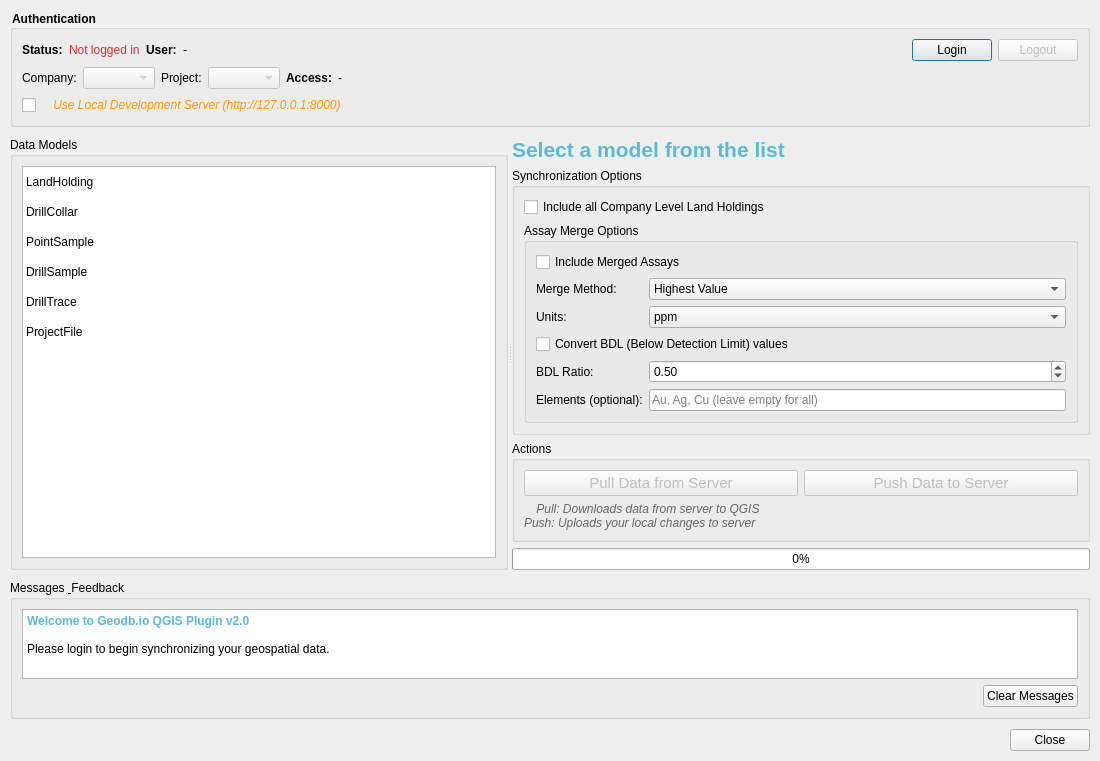
<?xml version="1.0" encoding="UTF-8"?>
<ui version="4.0">
 <class>GeodbModernDialog</class>
 <widget class="QDialog" name="GeodbModernDialog">
  <property name="geometry">
   <rect>
    <x>0</x>
    <y>0</y>
    <width>1100</width>
    <height>750</height>
   </rect>
  </property>
  <property name="windowTitle">
   <string>Geodb.io - Data Synchronization</string>
  </property>
  <property name="windowIcon">
   <iconset resource="../resources.qrc">
    <normaloff>:/plugins/geodb/icons/database-fill-check.svg</normaloff>:/plugins/geodb/icons/database-fill-check.svg</iconset>
  </property>
  <layout class="QVBoxLayout" name="mainLayout">
   <property name="spacing">
    <number>10</number>
   </property>
   <property name="leftMargin">
    <number>10</number>
   </property>
   <property name="topMargin">
    <number>10</number>
   </property>
   <property name="rightMargin">
    <number>10</number>
   </property>
   <property name="bottomMargin">
    <number>10</number>
   </property>
   
   <!-- AUTHENTICATION PANEL AT TOP -->
   <item>
    <widget class="QGroupBox" name="authGroupBox">
     <property name="title">
      <string>Authentication</string>
     </property>
     <property name="styleSheet">
      <string notr="true">QGroupBox { font-weight: bold; }</string>
     </property>
     <layout class="QVBoxLayout" name="authLayout">
      
      <!-- Login Status Row -->
      <item>
       <layout class="QHBoxLayout" name="statusLayout">
        <item>
         <widget class="QLabel" name="statusLabel">
          <property name="text">
           <string>Status:</string>
          </property>
          <property name="styleSheet">
           <string notr="true">font-weight: bold;</string>
          </property>
         </widget>
        </item>
        <item>
         <widget class="QLabel" name="statusValue">
          <property name="text">
           <string>Not logged in</string>
          </property>
          <property name="styleSheet">
           <string notr="true">color: #d32f2f;</string>
          </property>
         </widget>
        </item>
        <item>
         <widget class="QLabel" name="userLabel">
          <property name="text">
           <string>User:</string>
          </property>
          <property name="styleSheet">
           <string notr="true">font-weight: bold;</string>
          </property>
         </widget>
        </item>
        <item>
         <widget class="QLabel" name="userValue">
          <property name="text">
           <string>-</string>
          </property>
         </widget>
        </item>
        <item>
         <spacer name="horizontalSpacer">
          <property name="orientation">
           <enum>Qt::Horizontal</enum>
          </property>
          <property name="sizeHint" stdset="0">
           <size>
            <width>40</width>
            <height>20</height>
           </size>
          </property>
         </spacer>
        </item>
        <item>
         <widget class="QPushButton" name="loginButton">
          <property name="text">
           <string>Login</string>
          </property>
          <property name="icon">
           <iconset>
            <normaloff>../icons/key.png</normaloff>../icons/key.png</iconset>
          </property>
         </widget>
        </item>
        <item>
         <widget class="QPushButton" name="logoutButton">
          <property name="text">
           <string>Logout</string>
          </property>
          <property name="enabled">
           <bool>false</bool>
          </property>
         </widget>
        </item>
       </layout>
      </item>
      
      <!-- Project Selection Row -->
      <item>
       <layout class="QHBoxLayout" name="projectLayout">
        <item>
         <widget class="QLabel" name="companyLabel">
          <property name="text">
           <string>Company:</string>
          </property>
         </widget>
        </item>
        <item>
         <widget class="QComboBox" name="companyComboBox">
          <property name="enabled">
           <bool>false</bool>
          </property>
          <property name="minimumWidth">
           <number>200</number>
          </property>
         </widget>
        </item>
        <item>
         <widget class="QLabel" name="projectLabel">
          <property name="text">
           <string>Project:</string>
          </property>
         </widget>
        </item>
        <item>
         <widget class="QComboBox" name="projectComboBox">
          <property name="enabled">
           <bool>false</bool>
          </property>
          <property name="minimumWidth">
           <number>200</number>
          </property>
         </widget>
        </item>
        <item>
         <widget class="QLabel" name="permissionLabel">
          <property name="text">
           <string>Access:</string>
          </property>
          <property name="styleSheet">
           <string notr="true">font-weight: bold;</string>
          </property>
         </widget>
        </item>
        <item>
         <widget class="QLabel" name="permissionValue">
          <property name="text">
           <string>-</string>
          </property>
         </widget>
        </item>
        <item>
         <spacer name="horizontalSpacer_2">
          <property name="orientation">
           <enum>Qt::Horizontal</enum>
          </property>
          <property name="sizeHint" stdset="0">
           <size>
            <width>40</width>
            <height>20</height>
           </size>
          </property>
         </spacer>
        </item>
       </layout>
      </item>
      
      <!-- Development Mode Toggle -->
      <item>
       <layout class="QHBoxLayout" name="devModeLayout">
        <item>
         <widget class="QCheckBox" name="localModeCheckBox">
          <property name="text">
           <string>🔧 Use Local Development Server (http://127.0.0.1:8000)</string>
          </property>
          <property name="styleSheet">
           <string notr="true">color: #ff9800; font-style: italic;</string>
          </property>
          <property name="toolTip">
           <string>Enable this to connect to a local development server instead of production</string>
          </property>
         </widget>
        </item>
        <item>
         <spacer name="horizontalSpacer_dev">
          <property name="orientation">
           <enum>Qt::Horizontal</enum>
          </property>
          <property name="sizeHint" stdset="0">
           <size>
            <width>40</width>
            <height>20</height>
           </size>
          </property>
         </spacer>
        </item>
       </layout>
      </item>
     </layout>
    </widget>
   </item>
   
   <!-- MAIN CONTENT AREA: MODEL LIST + ACTIONS -->
   <item>
    <widget class="QSplitter" name="mainSplitter">
     <property name="orientation">
      <enum>Qt::Horizontal</enum>
     </property>
     
     <!-- LEFT SIDE: MODEL LIST -->
     <widget class="QGroupBox" name="modelGroupBox">
      <property name="title">
       <string>Data Models</string>
      </property>
      <property name="minimumWidth">
       <number>220</number>
      </property>
      <property name="maximumWidth">
       <number>300</number>
      </property>
      <layout class="QVBoxLayout" name="modelListLayout">
       <item>
        <widget class="QListWidget" name="modelListWidget">
         <property name="styleSheet">
          <string notr="true">QListWidget::item { padding: 8px; padding-left: 4px; }
QListWidget::item:selected { background-color: #5bbad5; color: white; }</string>
         </property>
         <property name="uniformItemSizes">
          <bool>true</bool>
         </property>
         <property name="iconSize">
          <size>
           <width>24</width>
           <height>24</height>
          </size>
         </property>
         <item>
          <property name="text">
           <string>LandHolding</string>
          </property>
          <property name="icon">
           <iconset>
            <normaloff>../icons/map.png</normaloff>../icons/map.png</iconset>
          </property>
         </item>
         <item>
          <property name="text">
           <string>DrillCollar</string>
          </property>
          <property name="icon">
           <iconset>
            <normaloff>../icons/crosshair2.svg</normaloff>../icons/crosshair2.svg</iconset>
          </property>
         </item>
         <item>
          <property name="text">
           <string>PointSample</string>
          </property>
          <property name="icon">
           <iconset>
            <normaloff>../icons/point_sample.png</normaloff>../icons/point_sample.png</iconset>
          </property>
         </item>
         <item>
          <property name="text">
           <string>DrillSample</string>
          </property>
          <property name="icon">
           <iconset>
            <normaloff>../icons/record-circle.svg</normaloff>../icons/record-circle.svg</iconset>
          </property>
         </item>
         <item>
          <property name="text">
           <string>DrillTrace</string>
          </property>
          <property name="icon">
           <iconset>
            <normaloff>../icons/diamond.png</normaloff>../icons/diamond.png</iconset>
          </property>
         </item>
         <item>
          <property name="text">
           <string>ProjectFile</string>
          </property>
          <property name="icon">
           <iconset>
            <normaloff>../icons/file-earmark-image.svg</normaloff>../icons/file-earmark-image.svg</iconset>
          </property>
         </item>
        </widget>
       </item>
      </layout>
     </widget>
     
     <!-- RIGHT SIDE: ACTIONS AND OPTIONS -->
     <widget class="QWidget" name="actionWidget">
      <layout class="QVBoxLayout" name="actionMainLayout">
       
       <!-- Model Title -->
       <item>
        <widget class="QLabel" name="selectedModelLabel">
         <property name="text">
          <string>Select a model from the list</string>
         </property>
         <property name="styleSheet">
          <string notr="true">font-size: 16pt; font-weight: bold; color: #5bbad5;</string>
         </property>
        </widget>
       </item>
       
       <!-- Options Panel -->
       <item>
        <widget class="QGroupBox" name="optionsGroupBox">
         <property name="title">
          <string>Synchronization Options</string>
         </property>
         <layout class="QVBoxLayout" name="optionsLayout">
          
          <!-- Include Company Land (LandHolding only) -->
          <item>
           <widget class="QCheckBox" name="includeCompanyLandCheckBox">
            <property name="text">
             <string>Include all Company Level Land Holdings</string>
            </property>
            <property name="visible">
             <bool>false</bool>
            </property>
           </widget>
          </item>
          
          <!-- Assay Merge Options (PointSample/DrillSample only) -->
          <item>
           <widget class="QGroupBox" name="assayOptionsGroupBox">
            <property name="title">
             <string>Assay Merge Options</string>
            </property>
            <property name="visible">
             <bool>false</bool>
            </property>
            <layout class="QFormLayout" name="assayFormLayout">
             <item row="0" column="0" colspan="2">
              <widget class="QCheckBox" name="includeMergedAssaysCheckBox">
               <property name="text">
                <string>Include Merged Assays</string>
               </property>
               <property name="toolTip">
                <string>Combine multiple assay methods into one value per element</string>
               </property>
              </widget>
             </item>
             <item row="1" column="0">
              <widget class="QLabel" name="mergeMethodLabel">
               <property name="text">
                <string>Merge Method:</string>
               </property>
              </widget>
             </item>
             <item row="1" column="1">
              <widget class="QComboBox" name="mergeMethodComboBox">
               <item>
                <property name="text">
                 <string>Highest Value</string>
                </property>
               </item>
               <item>
                <property name="text">
                 <string>Weighted Average</string>
                </property>
               </item>
               <item>
                <property name="text">
                 <string>Lowest Value</string>
                </property>
               </item>
              </widget>
             </item>
             <item row="2" column="0">
              <widget class="QLabel" name="unitsLabel">
               <property name="text">
                <string>Units:</string>
               </property>
              </widget>
             </item>
             <item row="2" column="1">
              <widget class="QComboBox" name="unitsComboBox">
               <item>
                <property name="text">
                 <string>ppm</string>
                </property>
               </item>
               <item>
                <property name="text">
                 <string>ppb</string>
                </property>
               </item>
               <item>
                <property name="text">
                 <string>percent</string>
                </property>
               </item>
              </widget>
             </item>
             <item row="3" column="0" colspan="2">
              <widget class="QCheckBox" name="convertBDLCheckBox">
               <property name="text">
                <string>Convert BDL (Below Detection Limit) values</string>
               </property>
              </widget>
             </item>
             <item row="4" column="0">
              <widget class="QLabel" name="bdlRatioLabel">
               <property name="text">
                <string>BDL Ratio:</string>
               </property>
              </widget>
             </item>
             <item row="4" column="1">
              <widget class="QDoubleSpinBox" name="bdlRatioSpinBox">
               <property name="maximum">
                <double>1.000000000000000</double>
               </property>
               <property name="singleStep">
                <double>0.100000000000000</double>
               </property>
               <property name="value">
                <double>0.500000000000000</double>
               </property>
              </widget>
             </item>
             <item row="5" column="0">
              <widget class="QLabel" name="elementsLabel">
               <property name="text">
                <string>Elements (optional):</string>
               </property>
              </widget>
             </item>
             <item row="5" column="1">
              <widget class="QLineEdit" name="elementsLineEdit">
               <property name="placeholderText">
                <string>Au, Ag, Cu (leave empty for all)</string>
               </property>
              </widget>
             </item>
            </layout>
           </widget>
          </item>
          
          <!-- Spacer for when options are hidden -->
          <item>
           <spacer name="optionsSpacer">
            <property name="orientation">
             <enum>Qt::Vertical</enum>
            </property>
            <property name="sizeHint" stdset="0">
             <size>
              <width>20</width>
              <height>40</height>
             </size>
            </property>
           </spacer>
          </item>
         </layout>
        </widget>
       </item>
       
       <!-- Action Buttons -->
       <item>
        <widget class="QGroupBox" name="actionsGroupBox">
         <property name="title">
          <string>Actions</string>
         </property>
         <layout class="QVBoxLayout" name="actionsLayout">
          <item>
           <layout class="QHBoxLayout" name="buttonLayout">
            <item>
             <widget class="QPushButton" name="pullButton">
              <property name="text">
               <string>Pull Data from Server</string>
              </property>
              <property name="icon">
               <iconset>
                <normaloff>../icons/download.png</normaloff>../icons/download.png</iconset>
              </property>
              <property name="enabled">
               <bool>false</bool>
              </property>
              <property name="minimumHeight">
               <number>40</number>
              </property>
              <property name="styleSheet">
               <string notr="true">QPushButton { font-size: 11pt; }</string>
              </property>
             </widget>
            </item>
            <item>
             <widget class="QPushButton" name="pushButton">
              <property name="text">
               <string>Push Data to Server</string>
              </property>
              <property name="icon">
               <iconset>
                <normaloff>../icons/upload.png</normaloff>../icons/upload.png</iconset>
              </property>
              <property name="enabled">
               <bool>false</bool>
              </property>
              <property name="minimumHeight">
               <number>40</number>
              </property>
              <property name="styleSheet">
               <string notr="true">QPushButton { font-size: 11pt; }</string>
              </property>
             </widget>
            </item>
           </layout>
          </item>
          <item>
           <widget class="QLabel" name="actionHintLabel">
            <property name="text">
             <string>💡 Pull: Downloads data from server to QGIS
Push: Uploads your local changes to server</string>
            </property>
            <property name="wordWrap">
             <bool>true</bool>
            </property>
            <property name="styleSheet">
             <string notr="true">color: #666; font-style: italic;</string>
            </property>
           </widget>
          </item>
         </layout>
        </widget>
       </item>
       
       <!-- Progress Bar -->
       <item>
        <widget class="QProgressBar" name="progressBar">
         <property name="value">
          <number>0</number>
         </property>
         <property name="textVisible">
          <bool>true</bool>
         </property>
         <property name="visible">
          <bool>false</bool>
         </property>
        </widget>
       </item>
       
      </layout>
     </widget>
    </widget>
   </item>
   
   <!-- MESSAGES PANEL AT BOTTOM -->
   <item>
    <widget class="QGroupBox" name="messagesGroupBox">
     <property name="title">
      <string>Messages &amp; Feedback</string>
     </property>
     <property name="minimumHeight">
      <number>150</number>
     </property>
     <property name="maximumHeight">
      <number>250</number>
     </property>
     <layout class="QVBoxLayout" name="messagesLayout">
      <item>
       <widget class="QTextBrowser" name="messagesTextBrowser">
        <property name="html">
         <string>&lt;!DOCTYPE HTML PUBLIC &quot;-//W3C//DTD HTML 4.0//EN&quot; &quot;http://www.w3.org/TR/REC-html40/strict.dtd&quot;&gt;
&lt;html&gt;&lt;head&gt;&lt;meta name=&quot;qrichtext&quot; content=&quot;1&quot; /&gt;&lt;style type=&quot;text/css&quot;&gt;
p, li { white-space: pre-wrap; }
&lt;/style&gt;&lt;/head&gt;&lt;body style=&quot; font-family:'Segoe UI'; font-size:9pt; font-weight:400; font-style:normal;&quot;&gt;
&lt;p style=&quot; margin-top:0px; margin-bottom:0px; margin-left:0px; margin-right:0px; -qt-block-indent:0; text-indent:0px;&quot;&gt;&lt;span style=&quot; color:#5bbad5; font-weight:600;&quot;&gt;Welcome to Geodb.io QGIS Plugin v2.0&lt;/span&gt;&lt;/p&gt;
&lt;p style=&quot;-qt-paragraph-type:empty; margin-top:0px; margin-bottom:0px; margin-left:0px; margin-right:0px; -qt-block-indent:0; text-indent:0px;&quot;&gt;&lt;br /&gt;&lt;/p&gt;
&lt;p style=&quot; margin-top:0px; margin-bottom:0px; margin-left:0px; margin-right:0px; -qt-block-indent:0; text-indent:0px;&quot;&gt;Please login to begin synchronizing your geospatial data.&lt;/p&gt;&lt;/body&gt;&lt;/html&gt;</string>
        </property>
        <property name="openExternalLinks">
         <bool>true</bool>
        </property>
       </widget>
      </item>
      <item>
       <layout class="QHBoxLayout" name="messageButtonLayout">
        <item>
         <spacer name="horizontalSpacer_3">
          <property name="orientation">
           <enum>Qt::Horizontal</enum>
          </property>
          <property name="sizeHint" stdset="0">
           <size>
            <width>40</width>
            <height>20</height>
           </size>
          </property>
         </spacer>
        </item>
        <item>
         <widget class="QPushButton" name="clearMessagesButton">
          <property name="text">
           <string>Clear Messages</string>
          </property>
         </widget>
        </item>
       </layout>
      </item>
     </layout>
    </widget>
   </item>
   
   <!-- CLOSE BUTTON -->
   <item>
    <layout class="QHBoxLayout" name="closeButtonLayout">
     <item>
      <spacer name="horizontalSpacer_4">
       <property name="orientation">
        <enum>Qt::Horizontal</enum>
       </property>
       <property name="sizeHint" stdset="0">
        <size>
         <width>40</width>
         <height>20</height>
        </size>
       </property>
      </spacer>
     </item>
     <item>
      <widget class="QPushButton" name="closeButton">
       <property name="text">
        <string>Close</string>
       </property>
       <property name="minimumWidth">
        <number>100</number>
       </property>
      </widget>
     </item>
    </layout>
   </item>
   
  </layout>
 </widget>
 <resources>
  <include location="../resources.qrc"/>
 </resources>
 <connections/>
</ui>
